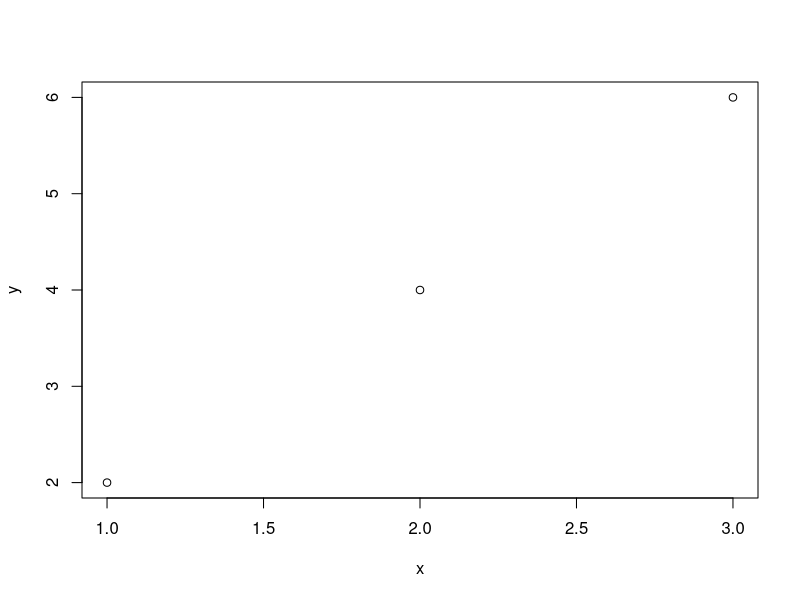
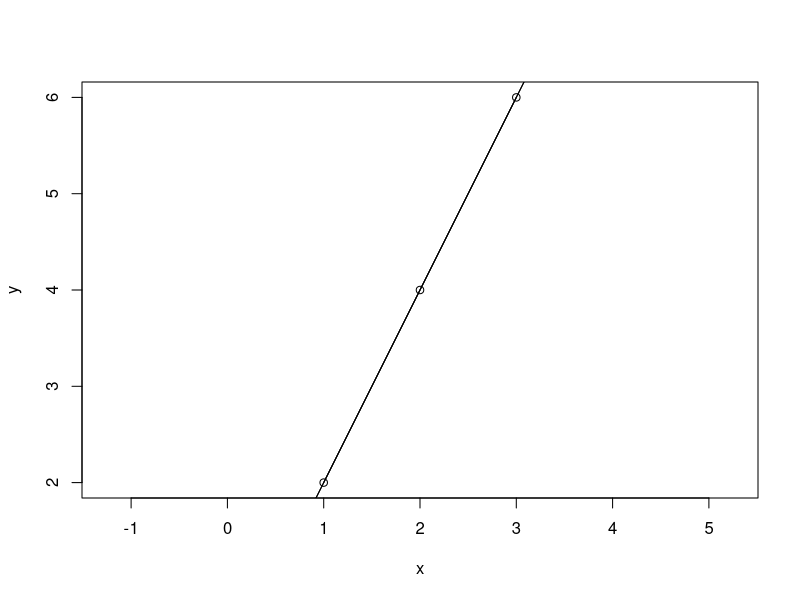
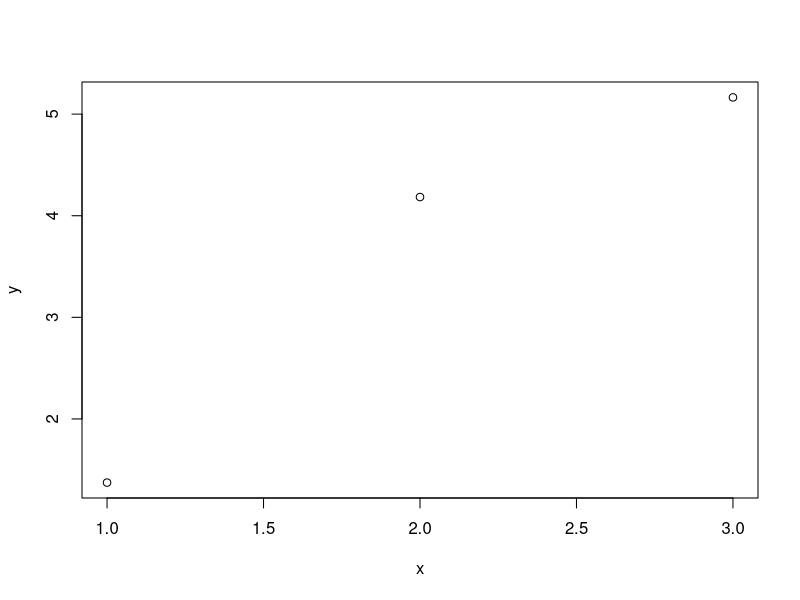
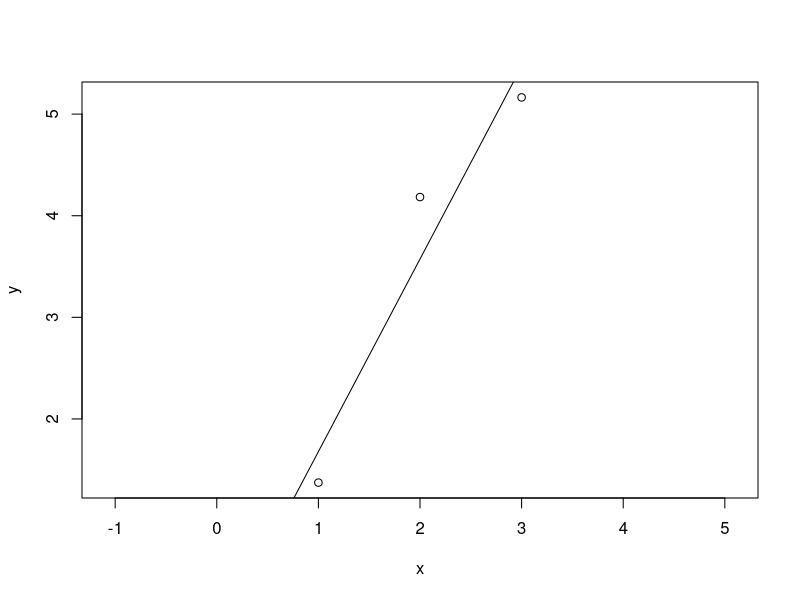

Write R code to recreate these figures, in order.
# Create a vector called x
x <- c(1, 2, 3)
# y = 2*x
y = 2 * x
# Visualisation
plot(x, y)
# x and y in the same unit
plot(x, y, asp = TRUE)
lines(x, y)
abline(a=0, b=2)
abline(b=2)
abline(0,2)
# Data frame
data.frame(x, y)
a <- data.frame(x, y)
# indexing
x[2]
x[2:3]
x[-1]
a[1, 2]
a[1, "y"]
a[1, ]
a[c(1,3),]
# Simulation for regression
set.seed(1)
a$y <- a$y +rnorm(3)
plot(a)
plot(y ~ x ,a, asp=TRUE)
lm(y ~ x ,a)
a.lm = lm(y ~ x ,a)
abline(a.lm)
summary(a.lm)
## Practice in 2017-04-05
